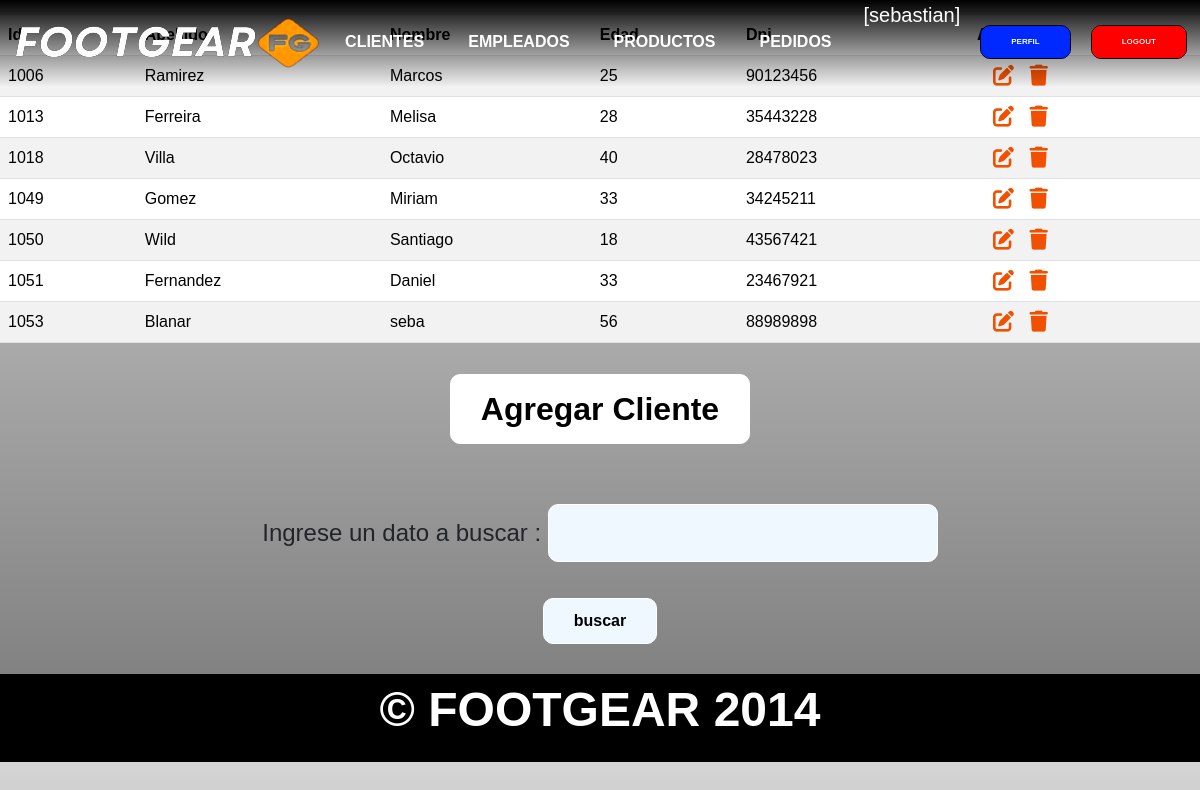
Page /clientes/ (signed in) on the earlier database version.
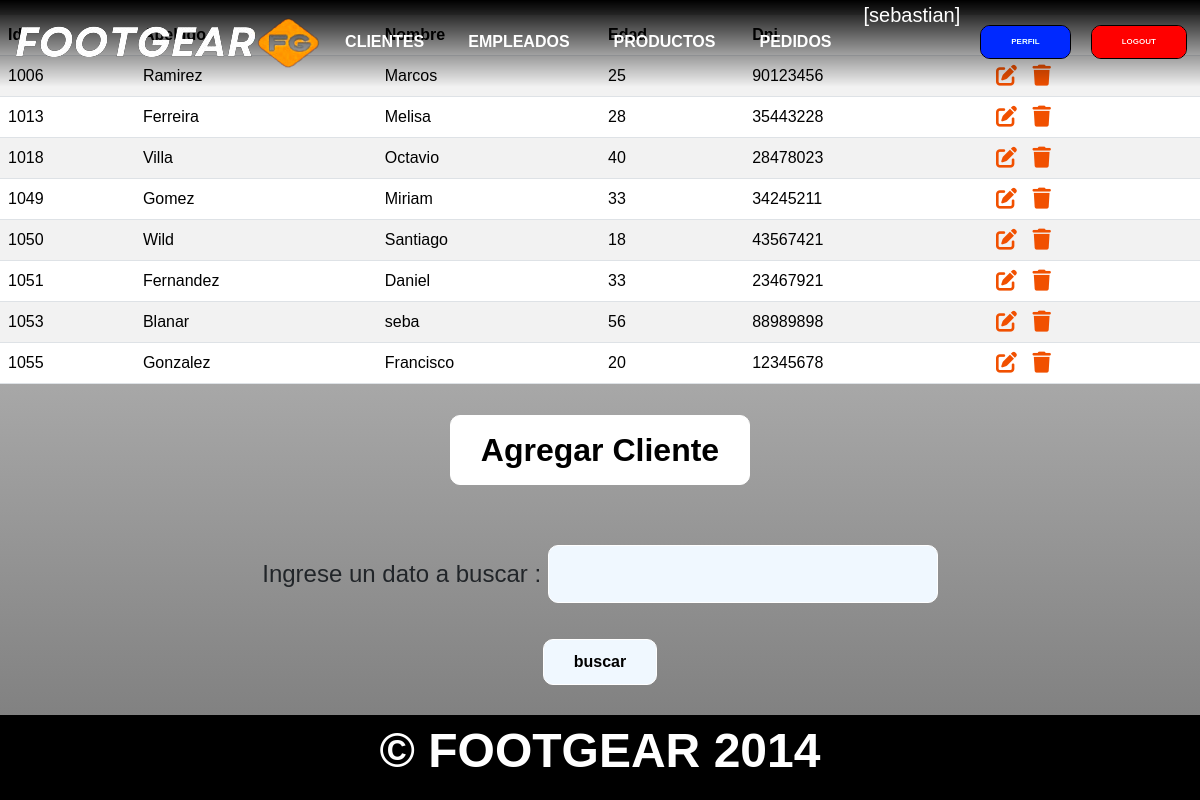
Same page on the later database version.
### aplicacion/models.py (models this page shows, shortened)
class Cliente(models.Model):
    nombre = models.CharField(max_length=50)
    apellido = models.CharField(max_length=50)
    edad = models.IntegerField()
    dni = models.IntegerField(unique=True)

### aplicacion/views.py (the view)
# urls.py: path('clientes/', clientes,name="clientes"),
@login_required
def clientes(request):
    formulario_cliente = ClienteForm()
    contexto = {
        'clientes': Cliente.objects.all(),
        'form': formulario_cliente
    }
    return render(request,"aplicacion/clientes.html",contexto)

### aplicacion/forms.py
class ClienteForm(forms.Form):
    nombre = forms.CharField(max_length=50,required=True)
    dni = forms.IntegerField(required=True)
    apellido = forms.CharField(max_length=50,required=True)
    edad = forms.IntegerField(required=True)

### aplicacion/templates/aplicacion/clientes.html (shortened to what this page needs)
{% extends 'aplicacion/index.html' %}
{% block tabla_clientes %}
<div class="button_container table_container">
    <table class="table table-striped">
        <thead>
            <tr>
                <th>Id</th>
                <th>Apellido</th>
                <th>Nombre</th>
                <th>Edad</th>
                <th>Dni</th>
                <th>Acciones</th>
            </tr>
        </thead>
        <tbody>
        {% for c in clientes %}
            <tr>
                <td>{{ c.id }}</td>
                <td>{{ c.apellido }}</td>
                <td>{{ c.nombre }}</td>
                <td>{{ c.edad }}</td>
                <td>{{ c.dni }}</td>
                <td>
                <a
                href="{% url 'cliente_update' c.id %}"
                class="btn edit-tables"
                style="--bs-btn-padding-y: .25rem;"
                >
                </a>
                <a
                href="{% url 'cliente_delete' c.id %}"
                class="btn delete-tables"
                style="--bs-btn-padding-y: .25rem;"
                >
                </a>
            </td>
            </tr>
        {% endfor %}
        </tbody>
    </table>
</div>
{% endblock tabla_clientes%}
{% block formulario %}
<div class="button_container">
    <button id="mostrarFormularioClientes">Agregar Cliente</button>
</div>
{% endblock formulario %}
{% block busqueda %}
<form action="{% url 'encontrar_clientes' %}" method="get">
    <div class="form-table">
        <p class="search-text">Ingrese un dato a buscar : <input type="text" name= "buscar" id= "buscar"></p>
    </div>
    <div class="form">
        <input  type="submit" value="buscar">
    </div>
</form>
{% endblock busqueda %}

### aplicacion/templates/aplicacion/index.html (shortened to what this page needs)
<!DOCTYPE html>
<html lang="en">
    <head>
        {% load static %}
        <link href="https://cdn.jsdelivr.net/npm/bootstrap@5.3.3/dist/css/bootstrap.min.css" rel="stylesheet">
        <link href="{% static 'css/styles.css' %}" rel="stylesheet"/>
        <link rel="stylesheet" href="https://cdnjs.cloudflare.com/ajax/libs/font-awesome/6.4.0/css/all.min.css">
    </head>
    <body>
        <header>
            <div class="container mask navigation">
                <nav>
                    <h1 class="">
                        <img class="logo" src="{% static 'assets/img/logo_footgear.png' %}" alt="">
                    </h1>
                    {% if user.is_authenticated %}
                        <a href="{% url 'clientes' %}">CLIENTES</a>
                        <a href="{% url 'empleados' %}">EMPLEADOS</a>
                        <a href="{% url 'productos' %}">PRODUCTOS</a>
                        <a href="{% url 'pedidos' %}">PEDIDOS</a>
                        <div>
                            <p  class="username">[{{user.username}}]</p>
                            <a href="{% url 'agregar_avatar' %}"><img class="avatar" src="{{request.session.avatar}}" height="40px" weight="40px"></a>
                        </div>
                            <form action="{% url 'perfil' %}">
                                <button type="submit" class="btn btn-success logout-button edit-button">PERFIL</button>
                            </form>
                        <form action="{% url 'logout' %}" method="post">
                                <button type="submit" class="btn btn-success logout-button">LOGOUT</button>
                            </form>
                    {% endif %}
                </nav>
            </div>
        </header>
{% block tabla_clientes %}
{% endblock tabla_clientes%}
{% block formulario %}
{% endblock formulario%}
{% block busqueda %}
{% endblock busqueda %}
        <footer>
            <p>&copy; FOOT<span class="orange-text">GEAR</span> 2014</p>
        </footer>
    </body>
</html>

### aplicacion/static/css/styles.css (style rules this page uses)
* { padding: 0; margin: 0; box-sizing: border-box; }
body { font-family: sans-serif; background-color: #000; background: linear-gradient(#d4d4d4,#454545); }
html { scroll-behavior: smooth; }
h1 { font-size: 2.5em; }
p { font-size: 1.25em; }
button , input,#buy_button { font-size: 1em; font-weight: bold; padding: 10px 30px; border-radius: 10px; border: 1px solid #fff; color: #000; background-color: #fff; }
.container { max-width: 700px; margin: auto; }
i,.edit-tables,.delete-tables { color: #f15000; background-color: transparent; border: none; font-size: 1.5em; margin-top: -30px; height: 0; width: 0; --bs-btn-padding-x: 0.5rem; }
header { background-color: transparent; flex-wrap: wrap; position: fixed; top: 0; right: 0; width: 100vw; z-index: 100; background: linear-gradient(to bottom, black ,transparent); }
header .container { display: flex; flex-direction: column; justify-content: center; align-items: center; }
header nav { display: flex; flex-direction: column; text-align: center; padding-bottom: 2px; }
header div nav a { padding: 5px 12px; text-decoration: none; color: white; font-weight: bolder; }
header .navigation { background-image: url(../assets/img/75496e55be60c1cbf480d6e76bd11ec4.jpg); filter: saturate(2); background-position: center center; background-repeat: no-repeat; background-size: cover; }
.logout-button { margin-top: 25px; background-color:rgb(219, 0, 0); color: rgb(255, 255, 255); font-size: 0.5em; font-weight: bold; padding: 10px 30px; border-radius: 10px; border: 1px solid black; }
.username { color: #ffffff; margin-right: 20px; margin-bottom: 10px; }
.edit-button { margin-right: 20px; background-color:rgb(0, 44, 219); font-size: 0.5em; }
.button_container { display: flex; flex-direction: column; align-items: center; justify-items: center; margin-top: 15px; }
footer { margin-top: 30px; background-color: #000000; display: flex; flex-direction: column; justify-items: center; align-items: center; }
footer p { font-weight: bold; color: white; }
.table { background-color: aliceblue; color: #000000; border-spacing: 30px; }
thead { background-color: aliceblue; color: #000000; }
td { padding: 8px; }
input { background-color: aliceblue; color: #000000; }
.search-text { margin-top: 30px; font-size: 1.5em; }
.form { display: flex; justify-content: center; width: 100%; }
.form input { margin-top: 20px; }
.form-table { display: flex; justify-items: center; justify-content: center; align-items: center; width: 100%; }
@media (min-width: 775px) { body { background: linear-gradient(#d4d4d4,#777777); background-position: center center; background-repeat: repeat; background-size: cover; } }
@media (min-width: 775px) { header .container { max-width: none; background: #000; } }
@media (min-width: 775px) { header nav { flex-direction: row; justify-content: space-around; } }
@media (min-width: 775px) { header .navigation { background-image: none; background-color: transparent; background: transparent; } }
@media (min-width: 775px) { button,#buy_button { font-size: 2em; } }
@media (min-width: 775px) { footer p { font-size: 3em; } }
@media (min-width: 775px) { header div nav a { padding: 20px 12px; margin-right: 20px; font-size: 1.5em; } }
@media (min-width: 775px) { header h1 { font-size: 4em; } }
@media (min-width: 775px) { .search-text { margin-top: 60px; } }
@media (min-width: 775px) { i,.edit-tables,.delete-tables { padding-top: 20px; height: 2em; --bs-btn-padding-x: 1rem; } }

Differences in the rows shown:
added Cliente: id "1055", apellido "Gonzalez", nombre "Francisco", edad "20", dni "12345678"
